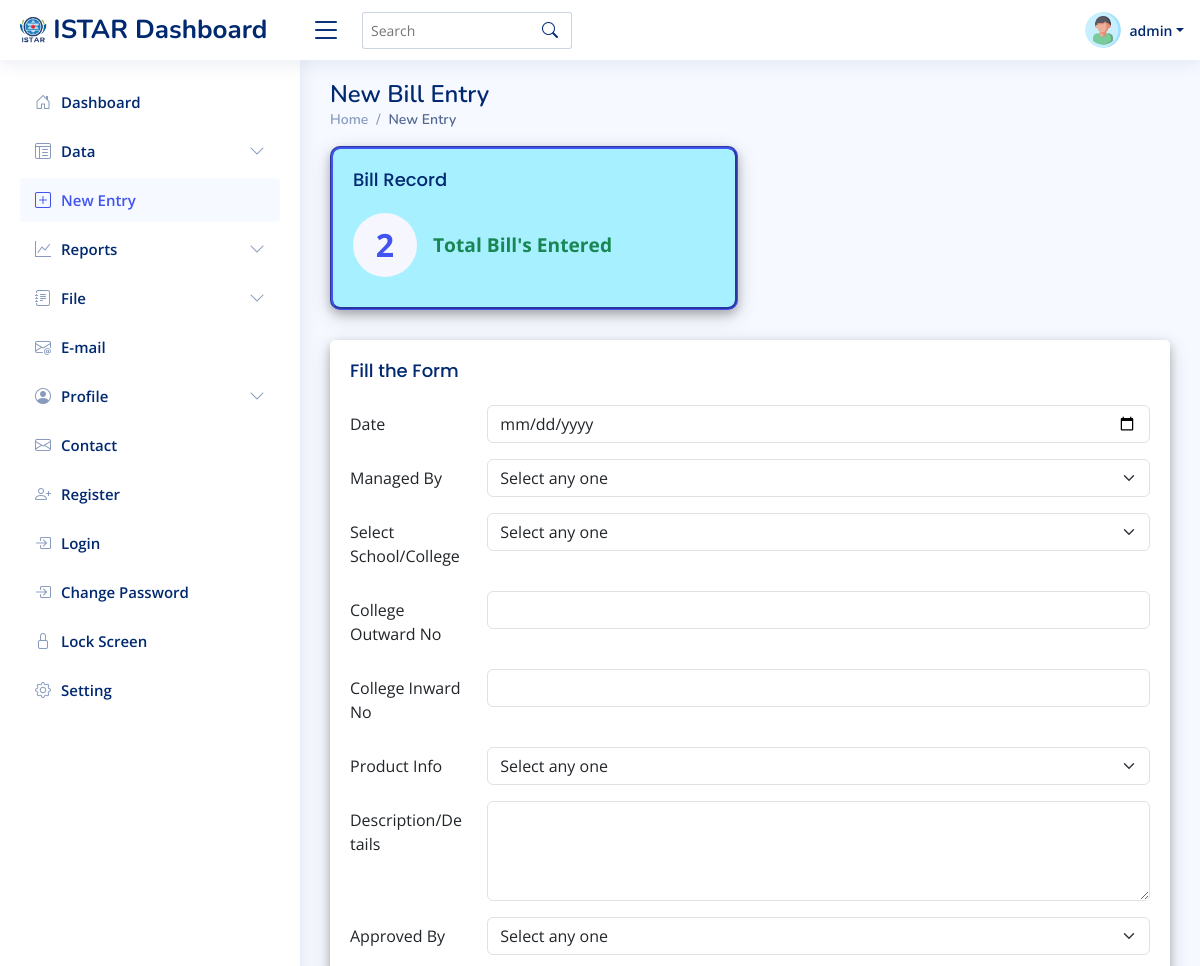
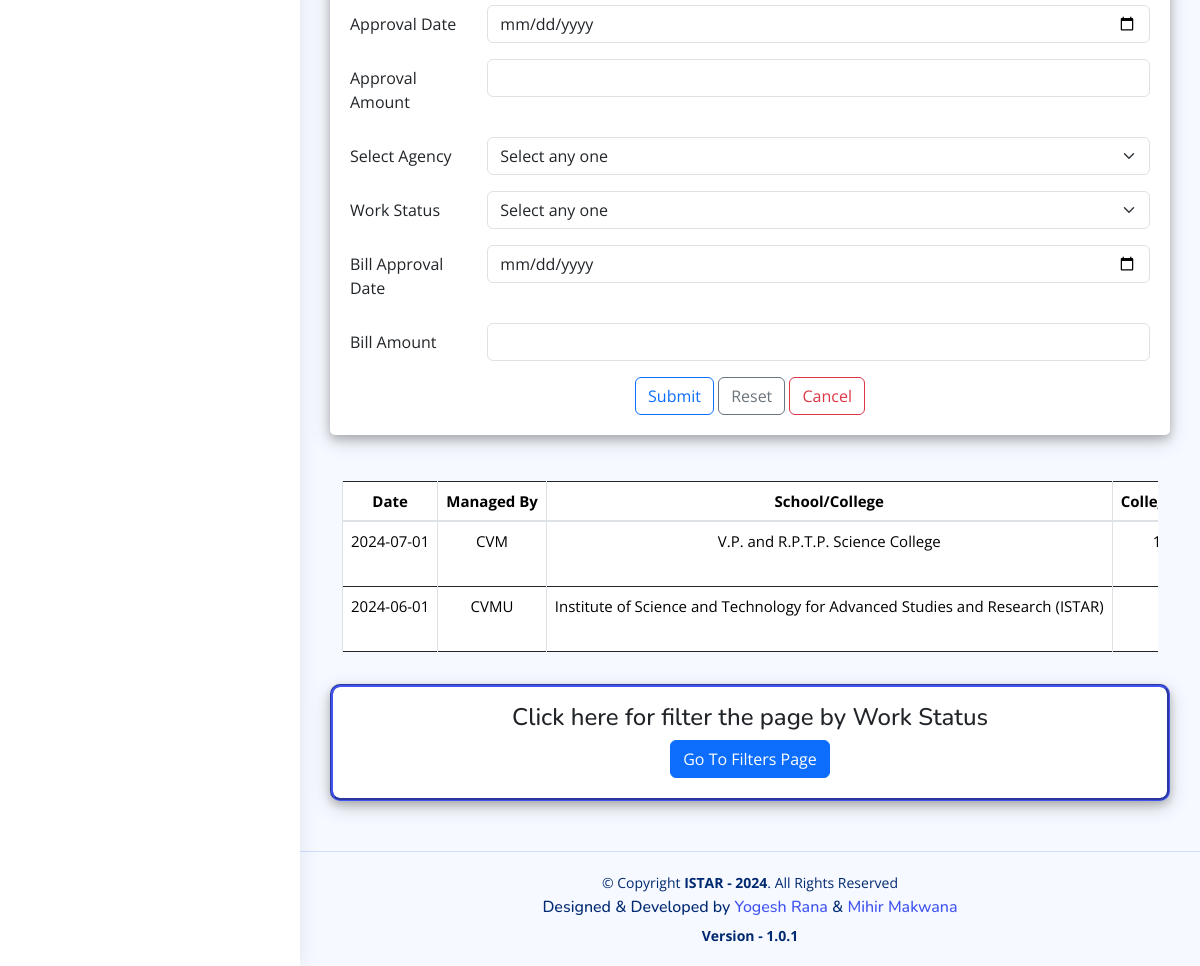
Screenshot of /new_entry.php (signed in) with the database file from the repository (2 pictures, top to bottom).
### tables this page shows
CREATE TABLE `data` (
  `id` int(11) NOT NULL,
  `date` date NOT NULL,
  `managed_by` varchar(20) NOT NULL,
  `institute_name` varchar(2048) NOT NULL,
  `clg_out_no` varchar(128) NOT NULL,
  `clg_in_no` varchar(128) NOT NULL,
  `product_info` varchar(30) NOT NULL,
  `description` varchar(5000) NOT NULL,
  `appr_by` varchar(30) NOT NULL,
  `appr_date` date NOT NULL,
  `appr_amt` bigint(10) NOT NULL,
  `agency` varchar(50) NOT NULL,
  `work_status` varchar(10) NOT NULL,
  `bill_appr_date` date NOT NULL,
  `bill_amt` bigint(10) NOT NULL,
  `created_at` date NOT NULL DEFAULT current_timestamp()
);

### new_entry.php (the view, shortened to what the rows shown need)
<!DOCTYPE html>
<html lang="en">
<head>
    <link rel="stylesheet" href="https://stackpath.bootstrapcdn.com/bootstrap/4.5.2/css/bootstrap.min.css">
    <link href="assets/vendor/bootstrap/css/bootstrap.min.css" rel="stylesheet">
    <link href="assets/vendor/bootstrap-icons/bootstrap-icons.css" rel="stylesheet">
    <link href="assets/vendor/boxicons/css/boxicons.min.css" rel="stylesheet">
    <link href="assets/vendor/quill/quill.snow.css" rel="stylesheet">
    <link href="assets/vendor/quill/quill.bubble.css" rel="stylesheet">
    <link href="assets/vendor/remixicon/remixicon.css" rel="stylesheet">
    <link href="assets/vendor/simple-datatables/style.css" rel="stylesheet">
    <link href="assets/css/style.css" rel="stylesheet">
    <link href="./CRUD-Bootstrapv5-JavaScript-Local-Storage-main/style.css" rel="stylesheet">
</head>
<body>
    <main id="main" class="main">
        <div class="pagetitle">
            <h1>New Bill Entry</h1>
        </div>
        <section>
            <div class="container">
                <div class="row">
                    <div class="col-sm-12">
                        <div class="table-responsive" id="table-container">
                            <table class="table table-hover mt-3 text-center table-bordered" id="datatbl" valign="center">
                                <thead>
                                    <tr>
                                        <th>Date</th>
                                        <th>Managed By</th>
                                        <th>School/College</th>
                                        <th>College Outward No</th>
                                    </tr>
                                </thead>
                                <tbody id="data">
                                    <?php
                                    require("./PHP/connection.php");
                                    $sql = "SELECT * FROM data";
                                    $result = $conn->query($sql);
                                    if ($result->num_rows > 0) {
                                        while ($row = $result->fetch_assoc()) {
                                            echo "<tr>";
                                            echo "<td>" . $row["date"] . "</td>";
                                            echo "<td>" . $row["managed_by"] . "</td>";
                                            echo "<td>" . $row["institute_name"] . "</td>";
                                            echo "<td>" . $row["clg_out_no"] . "</td>";
                                            echo "</tr>";
                                        }
                                    } else {
                                        echo "<tr><td colspan='16'>No data available</td></tr>";
                                    }
                                    ?>
                                </tbody>
                            </table>
                        </div>
                    </div>
                </div>
            </div>
        </section>
    </main>
<?php require "./PHP/footer.php" ?>
</body>
</html>

### rows the page displays
data: date "2024-07-01", managed_by "CVM", institute_name "V.P. and R.P.T.P. Science College"
data: date "2024-06-01", managed_by "CVMU", institute_name "Institute of Science and Technology for Advanced Studies and Research (ISTAR)"

### other values shown
$username "admin"
$records "2"
